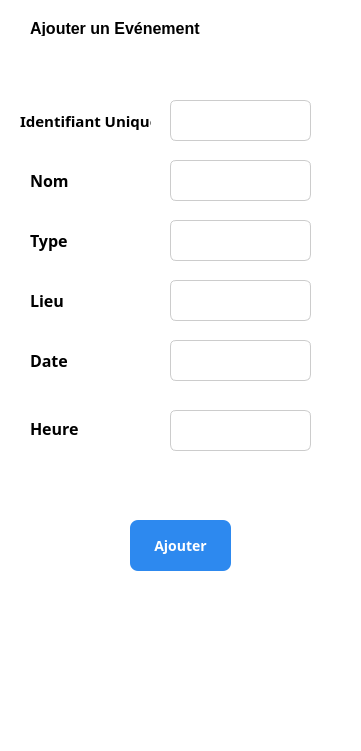
   <widget class="QFrame" name="Ajouter">
    <property name="geometry">
     <rect>
      <x>180</x>
      <y>-10</y>
      <width>361</width>
      <height>751</height>
     </rect>
    </property>
    <property name="styleSheet">
     <string notr="true">#Ajouter {
border: 2px solid black;
	
	border-color: rgb(219, 220, 255);
}

QFrame {
background-color : #ffffff;
 border-radius: 20px
}</string>
    </property>
    <property name="frameShape">
     <enum>QFrame::Shape::StyledPanel</enum>
    </property>
    <property name="frameShadow">
     <enum>QFrame::Shadow::Raised</enum>
    </property>
    <widget class="QLabel" name="label_10">
     <property name="geometry">
      <rect>
       <x>30</x>
       <y>20</y>
       <width>211</width>
       <height>16</height>
      </rect>
     </property>
     <property name="font">
      <font>
       <family>Arial</family>
       <pointsize>12</pointsize>
       <bold>true</bold>
      </font>
     </property>
     <property name="styleSheet">
      <string notr="true">color: rgb(255, 255, 255);
color: rgb(0, 0, 0);</string>
     </property>
     <property name="text">
      <string>Ajouter un Evénement</string>
     </property>
    </widget>
    <widget class="QLabel" name="label_2">
     <property name="geometry">
      <rect>
       <x>30</x>
       <y>170</y>
       <width>49</width>
       <height>21</height>
      </rect>
     </property>
     <property name="font">
      <font>
       <family>Rockwell</family>
       <pointsize>12</pointsize>
       <bold>true</bold>
      </font>
     </property>
     <property name="styleSheet">
      <string notr="true">color: rgb(255, 255, 255);
color: rgb(0, 0, 0);</string>
     </property>
     <property name="text">
      <string>Nom</string>
     </property>
    </widget>
    <widget class="QLabel" name="label_7">
     <property name="geometry">
      <rect>
       <x>30</x>
       <y>230</y>
       <width>49</width>
       <height>21</height>
      </rect>
     </property>
     <property name="font">
      <font>
       <family>Rockwell</family>
       <pointsize>12</pointsize>
       <bold>true</bold>
      </font>
     </property>
     <property name="styleSheet">
      <string notr="true">color: rgb(255, 255, 255);
color: rgb(0, 0, 0);</string>
     </property>
     <property name="text">
      <string>Type</string>
     </property>
    </widget>
    <widget class="QLabel" name="label_8">
     <property name="geometry">
      <rect>
       <x>30</x>
       <y>290</y>
       <width>49</width>
       <height>21</height>
      </rect>
     </property>
     <property name="font">
      <font>
       <family>Rockwell</family>
       <pointsize>12</pointsize>
       <bold>true</bold>
      </font>
     </property>
     <property name="styleSheet">
      <string notr="true">color: rgb(255, 255, 255);
color: rgb(0, 0, 0);</string>
     </property>
     <property name="text">
      <string>Lieu</string>
     </property>
    </widget>
    <widget class="QLabel" name="label_9">
     <property name="geometry">
      <rect>
       <x>30</x>
       <y>350</y>
       <width>49</width>
       <height>21</height>
      </rect>
     </property>
     <property name="font">
      <font>
       <family>Rockwell</family>
       <pointsize>12</pointsize>
       <bold>true</bold>
      </font>
     </property>
     <property name="styleSheet">
      <string notr="true">color: rgb(255, 255, 255);
color: rgb(0, 0, 0);</string>
     </property>
     <property name="text">
      <string>Date</string>
     </property>
    </widget>
    <widget class="QLineEdit" name="Nom">
     <property name="geometry">
      <rect>
       <x>170</x>
       <y>160</y>
       <width>141</width>
       <height>41</height>
      </rect>
     </property>
     <property name="styleSheet">
      <string notr="true">QLineEdit {
    border: 1px solid #ccc;
    border-radius: 6px;
    padding: 8px;
    font-size: 12px;
}
QLineEdit:focus {
    border: 1px solid #2D89EF;
    background-color: #FFFFFF;
}</string>
     </property>
    </widget>
    <widget class="QLineEdit" name="Type">
     <property name="geometry">
      <rect>
       <x>170</x>
       <y>220</y>
       <width>141</width>
       <height>41</height>
      </rect>
     </property>
     <property name="styleSheet">
      <string notr="true">QLineEdit {
    border: 1px solid #ccc;
    border-radius: 6px;
    padding: 8px;
    font-size: 12px;
}
QLineEdit:focus {
    border: 1px solid #2D89EF;
    background-color: #FFFFFF;
}</string>
     </property>
    </widget>
    <widget class="QLineEdit" name="lineEdit_3">
     <property name="geometry">
      <rect>
       <x>170</x>
       <y>280</y>
       <width>141</width>
       <height>41</height>
      </rect>
     </property>
     <property name="styleSheet">
      <string notr="true">QLineEdit {
    border: 1px solid #ccc;
    border-radius: 6px;
    padding: 8px;
    font-size: 12px;
}
QLineEdit:focus {
    border: 1px solid #2D89EF;
    background-color: #FFFFFF;
}</string>
     </property>
    </widget>
    <widget class="QLineEdit" name="lineEdit_4">
     <property name="geometry">
      <rect>
       <x>170</x>
       <y>340</y>
       <width>141</width>
       <height>41</height>
      </rect>
     </property>
     <property name="styleSheet">
      <string notr="true">QLineEdit {
    border: 1px solid #ccc;
    border-radius: 6px;
    padding: 8px;
    font-size: 12px;
}
QLineEdit:focus {
    border: 1px solid #2D89EF;
    background-color: #FFFFFF;
}</string>
     </property>
    </widget>
    <widget class="QLabel" name="label_13">
     <property name="geometry">
      <rect>
       <x>30</x>
       <y>420</y>
       <width>61</width>
       <height>16</height>
      </rect>
     </property>
     <property name="font">
      <font>
       <family>Rockwell</family>
       <pointsize>12</pointsize>
       <bold>true</bold>
      </font>
     </property>
     <property name="styleSheet">
      <string notr="true">color: rgb(255, 255, 255);
color: rgb(0, 0, 0);</string>
     </property>
     <property name="text">
      <string>Heure</string>
     </property>
    </widget>
    <widget class="QLineEdit" name="lineEdit_7">
     <property name="geometry">
      <rect>
       <x>170</x>
       <y>410</y>
       <width>141</width>
       <height>41</height>
      </rect>
     </property>
     <property name="styleSheet">
      <string notr="true">QLineEdit {
    border: 1px solid #ccc;
    border-radius: 6px;
    padding: 8px;
    font-size: 12px;
}
QLineEdit:focus {
    border: 1px solid #2D89EF;
    background-color: #FFFFFF;
}</string>
     </property>
    </widget>
    <widget class="QLineEdit" name="Nom_2">
     <property name="geometry">
      <rect>
       <x>170</x>
       <y>100</y>
       <width>141</width>
       <height>41</height>
      </rect>
     </property>
     <property name="styleSheet">
      <string notr="true">QLineEdit {
    border: 1px solid #ccc;
    border-radius: 6px;
    padding: 8px;
    font-size: 12px;
}
QLineEdit:focus {
    border: 1px solid #2D89EF;
    background-color: #FFFFFF;
}</string>
     </property>
     <property name="text">
      <string/>
     </property>
    </widget>
    <widget class="QLabel" name="label_11">
     <property name="geometry">
      <rect>
       <x>20</x>
       <y>110</y>
       <width>131</width>
       <height>21</height>
      </rect>
     </property>
     <property name="font">
      <font>
       <family>Rockwell</family>
       <pointsize>11</pointsize>
       <bold>true</bold>
      </font>
     </property>
     <property name="styleSheet">
      <string notr="true">color: rgb(255, 255, 255);
color: rgb(0, 0, 0);</string>
     </property>
     <property name="text">
      <string>Identifiant Unique</string>
     </property>
    </widget>
    <widget class="QPushButton" name="pushButton_3">
     <property name="geometry">
      <rect>
       <x>130</x>
       <y>520</y>
       <width>101</width>
       <height>51</height>
      </rect>
     </property>
     <property name="font">
      <font>
       <family>Bahnschrift</family>
       <pointsize>-1</pointsize>
       <bold>true</bold>
      </font>
     </property>
     <property name="styleSheet">
      <string notr="true">QPushButton {
    background-color: #2D89EF;
    color: white;
    border-radius: 8px;
    padding: 10px;
    font-size: 14px;
}
QPushButton:hover {
    background-color: #1E5BB8;
}
QPushButton:pressed {
    background-color: #FFFFFF;
}</string>
     </property>
     <property name="text">
      <string>Ajouter</string>
     </property>
    </widget>
   </widget>
